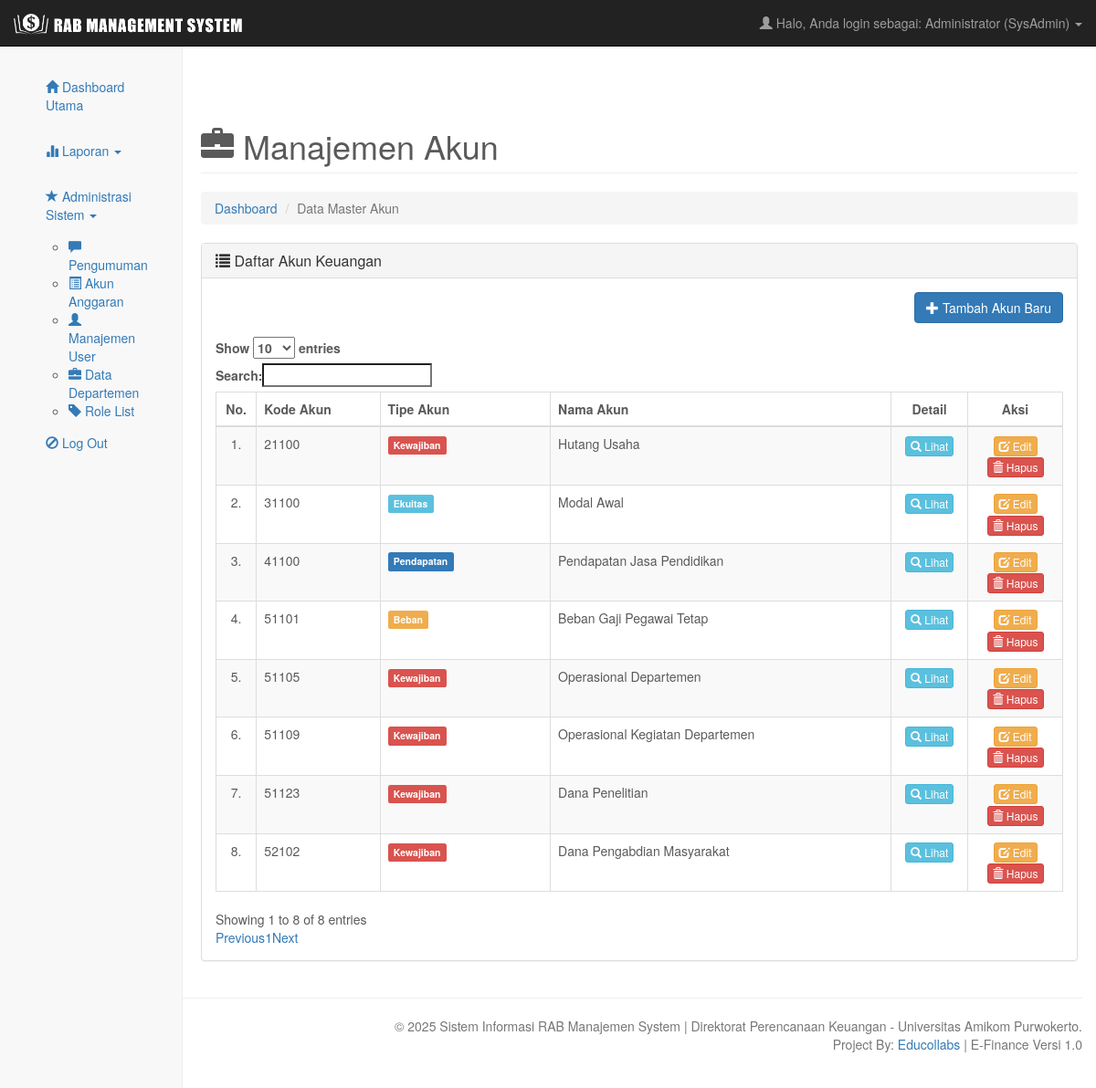
The page /dashboard.php?page=akun_list.php (signed in) on the database its author committed.
### tables this page shows
CREATE TABLE IF NOT EXISTS `akun` (
  `id_akun` int NOT NULL AUTO_INCREMENT,
  `kode_akun` varchar(20) NOT NULL COMMENT 'Nomor Akun, Contoh: 51101',
  `nama_akun` varchar(150) NOT NULL COMMENT 'Nama Akun, Contoh: Beban Gaji Pegawai',
  `tipe_akun` enum('Aset','Kewajiban','Ekuitas','Pendapatan','Beban') NOT NULL COMMENT 'Jenis utama Akun',
  `deskripsi` text COMMENT 'Penjelasan singkat tentang Akun',
  PRIMARY KEY (`id_akun`),
  UNIQUE KEY `kode_akun_unique` (`kode_akun`)
);

### pages/sysadmin/akun_list.php (the view, shortened to what this page needs)
<?php
include 'config/conn.php';
$query_list = "SELECT id_akun, kode_akun, nama_akun, tipe_akun, deskripsi FROM akun ORDER BY kode_akun ASC";
$result_list = mysqli_query($conn, $query_list);
?>
<div class="row">
    <div class="col-lg-12">
        <h1 class="page-header">
            <span class="glyphicon glyphicon-briefcase"></span> Manajemen Akun
        </h1>
        <ol class="breadcrumb">
            <li><a href="dashboard.php">Dashboard</a></li>
            <li class="active">Data Master Akun</li>
        </ol>
    </div>
</div>
<div class="row">
    <div class="col-lg-12">
        <div class="panel panel-default">
            <div class="panel-heading">
                <h3 class="panel-title"><i class="glyphicon glyphicon-list"></i> Daftar Akun Keuangan</h3>
            </div>
            <div class="panel-body">
                <div class="text-right" style="margin-bottom: 15px;">
                    <a href="dashboard.php?page=akun_add.php" class="btn btn-primary">
                        <span class="glyphicon glyphicon-plus"></span> Tambah Akun Baru
                    </a>
                </div>
                <div class="table-responsive">
                    <table class="table table-bordered table-hover table-striped" id="akunTable">
                        <thead>
                            <tr>
                                <th class="text-center" width="5%">No.</th>
                                <th width="15%">Kode Akun</th>
                                <th width="20%">Tipe Akun</th>
                                <th>Nama Akun</th>
                                <th class="text-center" width="10%">Detail</th>
                                <th class="text-center" width="12%">Aksi</th>
                            </tr>
                        </thead>
                        <tbody>
                            <?php
                            $no = 1;
                            if (mysqli_num_rows($result_list) > 0):
                                while($data = mysqli_fetch_assoc($result_list)):
                                    $badge_class = 'label-default';
                                    if ($data['tipe_akun'] == 'Aset') $badge_class = 'label-success';
                                    else if ($data['tipe_akun'] == 'Kewajiban') $badge_class = 'label-danger';
                                    else if ($data['tipe_akun'] == 'Ekuitas') $badge_class = 'label-info';
                                    else if ($data['tipe_akun'] == 'Pendapatan') $badge_class = 'label-primary';
                                    else if ($data['tipe_akun'] == 'Beban') $badge_class = 'label-warning';
                            ?>
                            <tr>
                                <td class="text-center"><?php echo $no++; ?>.</td>
                                <td><?php echo htmlspecialchars($data['kode_akun']); ?></td>
                                <td><span class="label <?php echo $badge_class; ?>"><?php echo htmlspecialchars($data['tipe_akun']); ?></span></td>
                                <td><?php echo htmlspecialchars($data['nama_akun']); ?></td>
                                <td class="text-center">
                                    <button type="button"
                                            class="btn btn-info btn-xs btn-lihat-detail"
                                            data-toggle="modal"
                                            data-target="#detailModal"
                                            data-nama="<?php echo htmlspecialchars($data['nama_akun']); ?>"
                                            data-deskripsi="<?php echo htmlspecialchars($data['deskripsi']); ?>">
                                        <span class="glyphicon glyphicon-search"></span> Lihat
                                    </button>
                                </td>
                                <td class="text-center">
                                    <a href="dashboard.php?page=akun_edit.php&id=<?php echo $data['id_akun']; ?>" class="btn btn-warning btn-xs">
                                        <span class="glyphicon glyphicon-edit"></span> Edit
                                    </a>
                                    <a href="dashboard.php?page=akun_list.php&action=delete&id=<?php echo $data['id_akun']; ?>"
                                       class="btn btn-danger btn-xs"
                                       onclick="return confirm('Apakah Anda yakin ingin menghapus akun ini? Akun yang sudah terkait RAB tidak dapat dihapus.');">
                                        <span class="glyphicon glyphicon-trash"></span> Hapus
                                    </a>
                                </td>
                            </tr>
                            <?php
                                endwhile;
                            else:
                            ?>
                            <tr>
                                <td colspan="6" class="text-center">Belum ada data akun yang terdaftar.</td>
                            </tr>
                            <?php endif; ?>
                        </tbody>
                    </table>
                </div>
            </div>
        </div>
    </div>
</div>

### assets/css/carousel.css (style rules this page uses)
body { padding-bottom: 40px; color: #5a5a5a; }

### dashboard.php (style rules this page uses)
body { padding-top: 70px; }

### includes/header.php (style rules this page uses)
body { padding-top: 100px; }

### rows shown on the page
akun: kode_akun "21100", tipe_akun "Kewajiban", nama_akun "Hutang Usaha"
akun: kode_akun "31100", tipe_akun "Ekuitas", nama_akun "Modal Awal"
akun: kode_akun "41100", tipe_akun "Pendapatan", nama_akun "Pendapatan Jasa Pendidikan"
akun: kode_akun "51101", tipe_akun "Beban", nama_akun "Beban Gaji Pegawai Tetap"
akun: kode_akun "51105", tipe_akun "Kewajiban", nama_akun "Operasional Departemen"
akun: kode_akun "51109", tipe_akun "Kewajiban", nama_akun "Operasional Kegiatan Departemen"
akun: kode_akun "51123", tipe_akun "Kewajiban", nama_akun "Dana Penelitian"
akun: kode_akun "52102", tipe_akun "Kewajiban", nama_akun "Dana Pengabdian Masyarakat"

### other values the page prints
$nama_user "Administrator"
$role_user "SysAdmin"
